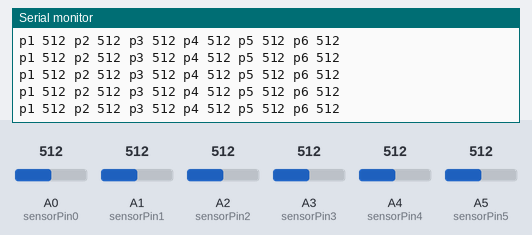
Bench run of a sketch on a simulated Arduino Uno, built with avr-gcc and run on an emulated ATmega328P. Parts: the last lines printed to the serial monitor. The test bench sets the inputs (shaded band); at power-on: A0 (sensorPin0) = 512, A3 (sensorPin3) = 512, A1 (sensorPin1) = 512, A2 (sensorPin2) = 512, A4 (sensorPin4) = 512, A5 (sensorPin5) = 512.

Above: at 1.2 s.
1.3 s: A0 (sensorPin0) set to 106
At 1.34 s:
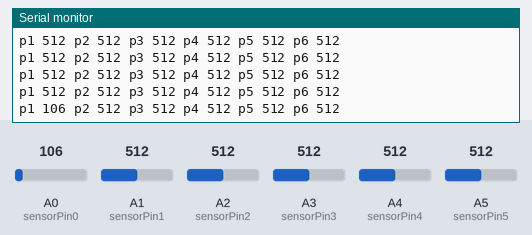
2.8 s: A0 (sensorPin0) set to 92
At 2.87 s:
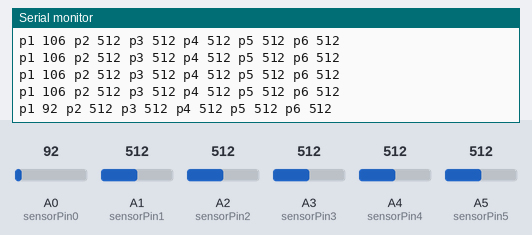
5.8 s: A3 (sensorPin3) set to 106
At 5.84 s:
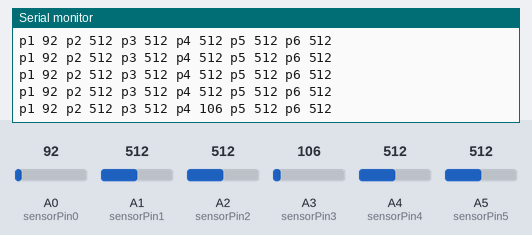
7.3 s: A3 (sensorPin3) set to 89
At 7.37 s:
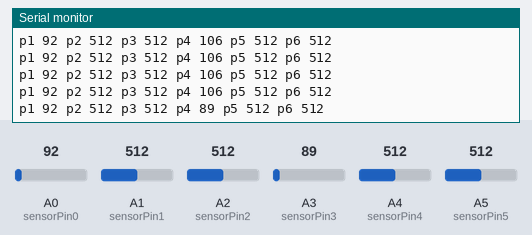
Timing chart, 0 to 10.3 s (numbered marks = the images above; inputs shaded):
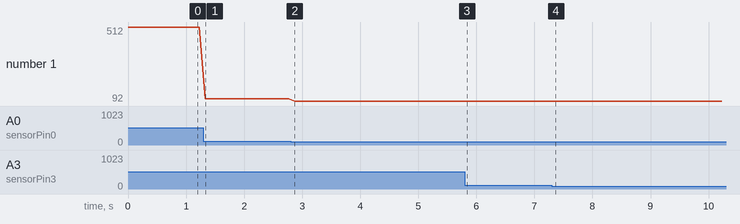

The sketch:

sensorPresion.ino
```cpp
  int sensorPin0 = 0;    // select the input pin for the potentiometer
  int sensorPin1 = 1;    // select the input pin for the potentiometer
  int sensorPin2 = 2;    // select the input pin for the potentiometer
  int sensorPin3 = 3;    // select the input pin for the potentiometer
  int sensorPin4 = 4;    // select the input pin for the potentiometer
  int sensorPin5 = 5;    // select the input pin for the potentiometer

  int sensorValue0 = 0;  // variable to store the value coming from the sensor
  int sensorValue1 = 0;  // variable to store the value coming from the sensor
  int sensorValue2 = 0;  // variable to store the value coming from the sensor
  int sensorValue3 = 0;  // variable to store the value coming from the sensor
  int sensorValue4 = 0;  // variable to store the value coming from the sensor
  int sensorValue5 = 0;  // variable to store the value coming from the sensor

// the setup function runs once when you press reset or power the board
void setup() {
  Serial.begin(115200);
}

// the loop function runs over and over again forever
void loop() {
  sensorValue0 = analogRead(sensorPin0);
  sensorValue1 = analogRead(sensorPin1);
  sensorValue2 = analogRead(sensorPin2);
  sensorValue3 = analogRead(sensorPin3);
  sensorValue4 = analogRead(sensorPin4);
  sensorValue5 = analogRead(sensorPin5);

  String stringSensor0 = "p1 " + String(sensorValue0);
  String stringSensor1 = " p2 " + String(sensorValue1);
  String stringSensor2 = " p3 " + String(sensorValue2);
  String stringSensor3 = " p4 " + String(sensorValue3);
  String stringSensor4 = " p5 " + String(sensorValue4);
  String stringSensor5 = " p6 " + String(sensorValue5);

  Serial.println(stringSensor0 + stringSensor1 + stringSensor2 + stringSensor3 + stringSensor4 + stringSensor5);
  delay(100);
}
```

Measured:
- after the input at 1.3 s, the serial monitor: prints a new line at once (image 1)
- after the input at 2.8 s, the serial monitor: prints a new line after 0.07 s (image 2)
- after the input at 5.8 s, the serial monitor: prints a new line at once (image 3)
- after the input at 7.3 s, the serial monitor: prints a new line after 0.07 s (image 4)
- plotted number 1: 512 → 106 after the input at 1.3 s, 106 → 92 after the input at 2.8 s
